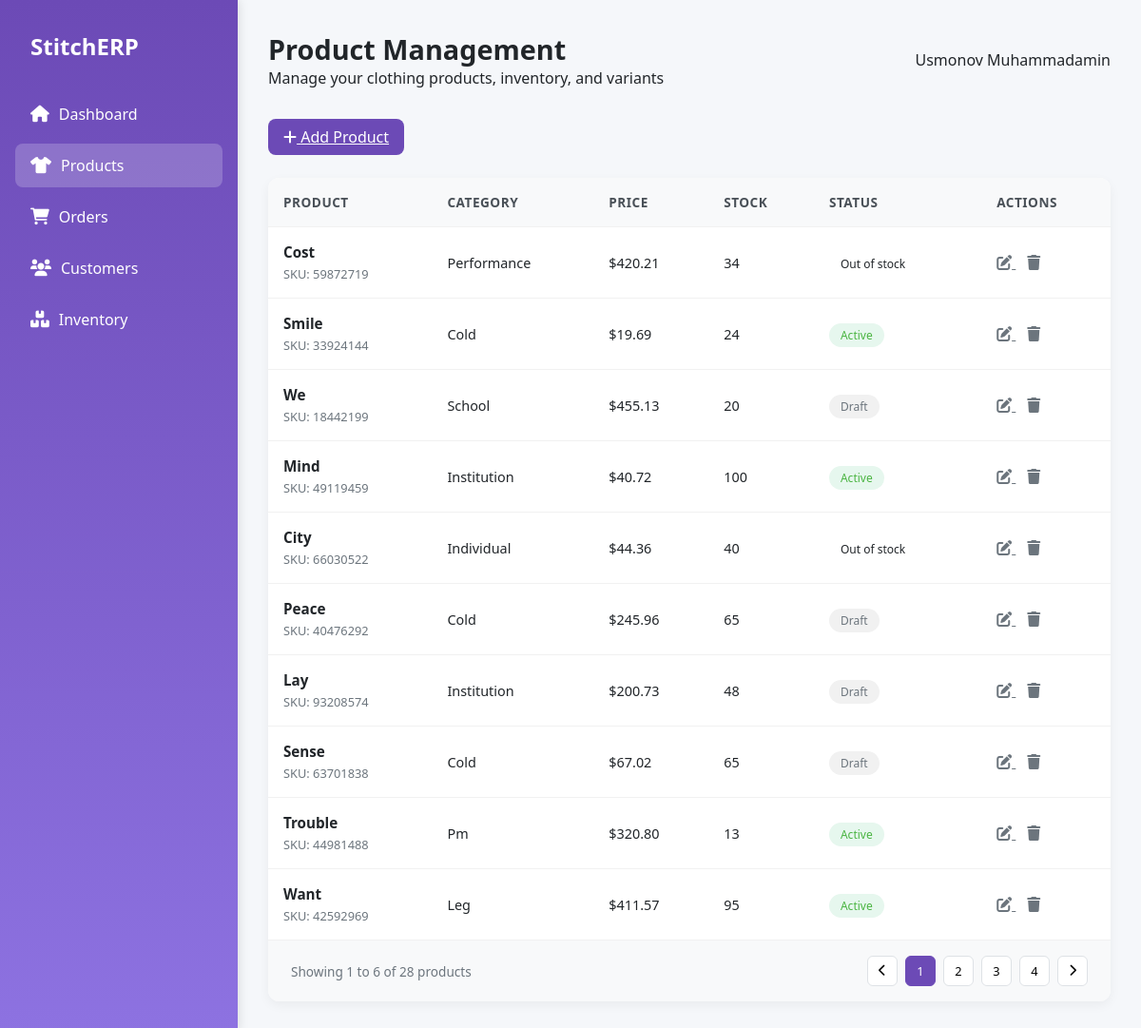
The app's page /product/ with its own data.
### product/models.py (models this page shows, shortened)
class Product(models.Model):
    STATUS = [
        (1, 'Active'),
        (2, 'Out of stock'),
        (3, 'Draft'),
    ]
    title = models.CharField(max_length=100)
    category = models.ForeignKey(Category, on_delete=models.CASCADE)
    price = models.DecimalField(decimal_places=2, max_digits=10)
    stock = models.IntegerField()
    status = models.IntegerField(choices=STATUS, default=1)
    code = models.CharField(max_length=100)

### category/models.py (models this page shows, shortened)
class Category(models.Model):
    name = models.CharField(max_length=100)

### product/views.py (the view)
# urls.py: path('product/', include('product.urls')),
def product(request):
    search_query = request.GET.get('search', '')
    category_filter = request.GET.get('category', '')
    status_filter = request.GET.get('status', '')
    products = Product.objects.select_related('category').prefetch_related('inventory').all()
    if search_query:
        products = products.filter(
            Q(title__icontains=search_query) |
            Q(code__icontains=search_query) |
            Q(category__name__icontains=search_query)
        )
    if category_filter:
        products = products.filter(category__id=category_filter)
    if status_filter:
        products = products.filter(status=status_filter)
    paginator = Paginator(products, 10)  # Show 10 products per page
    page_number = request.GET.get('page')
    page_obj = paginator.get_page(page_number)
    categories = Category.objects.all()
    status_choices = dict(Product.STATUS)
    context = {
        'products': page_obj,
        'categories': categories,
        'status_choices': status_choices,
        'search_query': search_query,
        'selected_category': category_filter,
        'selected_status': status_filter,
        'results_count': paginator.count,
    }
    return render(request, 'product.html', context)

### templates/product.html (shortened to what this page needs)
<!DOCTYPE html>
{% load static %}
<html lang="en">
<head>
    <link rel="stylesheet" href="https://cdnjs.cloudflare.com/ajax/libs/font-awesome/6.0.0-beta3/css/all.min.css">
</head>
<body>
<div class="dashboard">
    <div class="sidebar">
        <div class="logo">
            <h1>StitchERP</h1>
        </div>
        <ul class="nav-menu">
            <li class="nav-item ">
                <a href="{% url 'dashboard' %}" class="nav-link">
                    <i class="fas fa-home"></i>
                    Dashboard
                </a>
            </li>
            <li class="nav-item active">
                <a href="{% url 'product' %}" class="nav-link">
                    <i class="fas fa-tshirt"></i>
                    Products
                </a>
            </li>
            <li class="nav-item">
                <a href="{% url 'order_list' %}" class="nav-link">
                    <i class="fas fa-shopping-cart"></i>
                    Orders
                </a>
            </li>
            <li class="nav-item">
                <a href="{% url 'customer' %}" class="nav-link">
                    <i class="fas fa-users"></i>
                    Customers
                </a>
            </li>
            <li class="nav-item">
                <a href="{% url 'inventory' %}" class="nav-link">
                    <i class="fas fa-boxes"></i>
                    Inventory
                </a>
            </li>
        </ul>
    </div>
    <div class="main-content">
        <div class="header">
            <div class="page-title">
                <h2>Product Management</h2>
                <p>Manage your clothing products, inventory, and variants</p>
            </div>
            <div class="user-profile">
                <span>Usmonov Muhammadamin</span>
            </div>
        </div>
        <div class="products-header">
            <a href="{% url 'product_add' %}" class="btn btn-primary">
                <i class="fas fa-plus"></i>
                Add Product
            </a>
        </div>
        <div class="products-table">
            <table>
                <thead>
                <tr>
                    <th>Product</th>
                    <th>Category</th>
                    <th>Price</th>
                    <th>Stock</th>
                    <th>Status</th>
                    <th>Actions</th>
                </tr>
                </thead>
                <tbody>
                {% for product in products %}
                <tr>
                    <td>
                        <div class="product-cell">
                            <div class="product-info">
                                <h4>{{ product.title }}</h4>
                                <p>SKU: {{ product.code }}</p>
                            </div>
                        </div>
                    </td>
                    <td>{{ product.category.name }}</td>
                    <td>${{ product.price }}</td>
                    <td>{{ product.stock }}</td>
                    <td>
                                <span class="status-badge status-{{ product.get_status_display|lower|cut:' ' }}">
                                    {{ product.get_status_display }}
                                </span>
                    </td>
                    <td>
                        <a href="{% url 'product_edit' pk=product.id %}" class="action-btn" title="Edit">
                            <i class="fas fa-edit"></i>
                        </a>
                        <a href="{% url 'product_delete' pk=product.id %}" class="action-btn" title="Delete">
                            <i class="fas fa-trash"></i>
                        </a>
                    </td>
                </tr>
                {% endfor %}
                </tbody>
            </table>
            <div class="table-footer">
                <div class="results-count">
                    Showing 1 to 6 of 28 products
                </div>
                <div class="pagination">
                    <button class="page-btn"><i class="fas fa-chevron-left"></i></button>
                    <button class="page-btn active">1</button>
                    <button class="page-btn">2</button>
                    <button class="page-btn">3</button>
                    <button class="page-btn">4</button>
                    <button class="page-btn"><i class="fas fa-chevron-right"></i></button>
                </div>
            </div>
        </div>
    </div>
</div>
</body>
</html>

### templates/product.html (style rules this page uses)
:root { --primary: #6C4AB6; --secondary: #8D72E1; --accent: #B9E0FF; --light: #F8F9FA; --dark: #212529; --success: #4BB543; --warning: #FFC107; --danger: #DC3545; }
* { margin: 0; padding: 0; box-sizing: border-box; font-family: 'Segoe UI', Tahoma, Geneva, Verdana, sans-serif; }
body { background-color: #f5f7fa; color: var(--dark); }
.dashboard { display: grid; grid-template-columns: 250px 1fr; min-height: 100vh; }
.sidebar { background: linear-gradient(180deg, var(--primary), var(--secondary)); color: white; padding: 2rem 1rem; box-shadow: 2px 0 10px rgba(0, 0, 0, 0.1); }
.logo { display: flex; align-items: center; margin-bottom: 2rem; padding-left: 1rem; }
.logo h1 { font-size: 1.5rem; font-weight: 700; }
.nav-menu { list-style: none; }
.nav-item { margin-bottom: 0.5rem; border-radius: 8px; transition: all 0.3s ease; }
.nav-item.active { background-color: rgba(255, 255, 255, 0.2); }
.nav-link { display: flex; align-items: center; padding: 0.75rem 1rem; color: white; text-decoration: none; font-weight: 500; }
.nav-link i { margin-right: 10px; font-size: 1.1rem; }
.main-content { padding: 2rem; }
.header { display: flex; justify-content: space-between; align-items: center; margin-bottom: 2rem; }
.page-title h2 { font-size: 1.8rem; color: var(--dark); }
.user-profile { display: flex; align-items: center; }
.products-header { display: flex; justify-content: space-between; align-items: center; margin-bottom: 1.5rem; }
.btn { padding: 0.5rem 1rem; border-radius: 8px; border: none; cursor: pointer; font-weight: 500; transition: all 0.3s ease; }
.btn-primary { background-color: var(--primary); color: white; }
.products-table { background: white; border-radius: 12px; overflow: hidden; box-shadow: 0 4px 12px rgba(0, 0, 0, 0.05); }
table { width: 100%; border-collapse: collapse; }
thead { background-color: #f8f9fa; border-bottom: 1px solid #f1f1f1; }
th { padding: 1rem; text-align: left; font-weight: 600; color: #495057; font-size: 0.85rem; text-transform: uppercase; letter-spacing: 0.5px; }
td { padding: 1rem; border-bottom: 1px solid #f1f1f1; font-size: 0.9rem; }
tr:last-child td { border-bottom: none; }
.product-cell { display: flex; align-items: center; gap: 1rem; }
.product-info h4 { font-size: 0.95rem; margin-bottom: 0.25rem; }
.product-info p { font-size: 0.8rem; color: #6c757d; }
.status-badge { padding: 0.25rem 0.75rem; border-radius: 20px; font-size: 0.75rem; font-weight: 500; }
.status-active { background-color: #e6f7ee; color: var(--success); }
.status-draft { background-color: #f1f1f1; color: #6c757d; }
.action-btn { background: none; border: none; cursor: pointer; color: #6c757d; font-size: 1rem; margin-right: 0.75rem; transition: color 0.3s ease; }
.table-footer { display: flex; justify-content: space-between; align-items: center; padding: 1rem 1.5rem; background-color: #f8f9fa; border-top: 1px solid #f1f1f1; }
.pagination { display: flex; gap: 0.5rem; }
.page-btn { width: 32px; height: 32px; display: flex; align-items: center; justify-content: center; border-radius: 6px; border: 1px solid #dee2e6; background: white; cursor: pointer; font-size: 0.8rem; }
.page-btn.active { background-color: var(--primary); color: white; border-color: var(--primary); }
.results-count { font-size: 0.85rem; color: #6c757d; }

### records on screen
Product: title "Cost", code "59872719", category.name "Performance", price "420.21", stock "34", status "Out of stock"
Product: title "Smile", code "33924144", category.name "Cold", price "19.69", stock "24", status "Active"
Product: title "We", code "18442199", category.name "School", price "455.13", stock "20", status "Draft"
Product: title "Mind", code "49119459", category.name "Institution", price "40.72", stock "100", status "Active"
Product: title "City", code "66030522", category.name "Individual", price "44.36", stock "40", status "Out of stock"
Product: title "Peace", code "40476292", category.name "Cold", price "245.96", stock "65", status "Draft"
Product: title "Lay", code "93208574", category.name "Institution", price "200.73", stock "48", status "Draft"
Product: title "Sense", code "63701838", category.name "Cold", price "67.02", stock "65", status "Draft"
Product: title "Trouble", code "44981488", category.name "Pm", price "320.80", stock "13", status "Active"
Product: title "Want", code "42592969", category.name "Leg", price "411.57", stock "95", status "Active"
